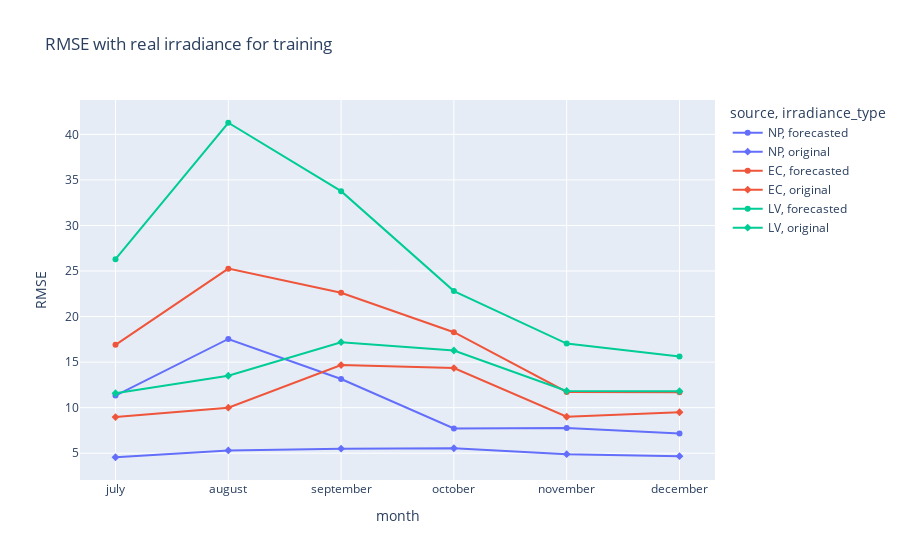
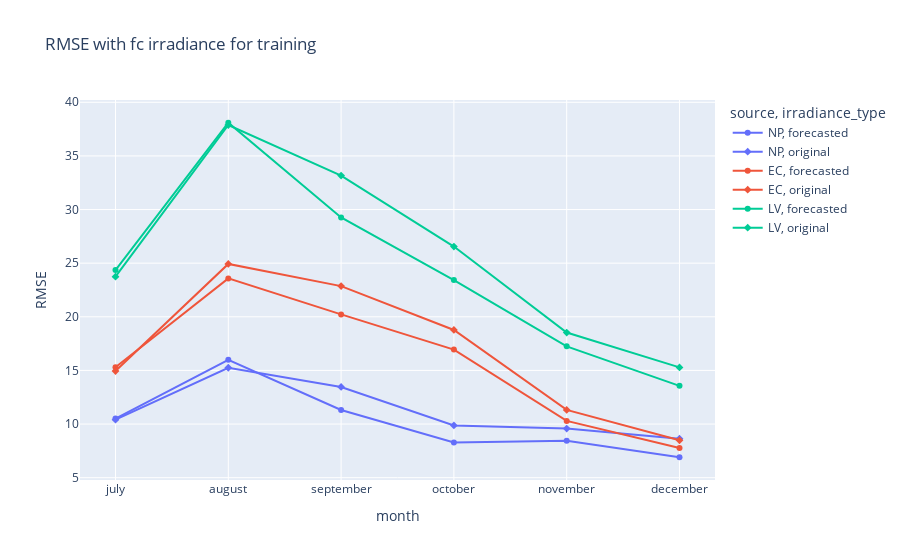

The cell these charts' notebook holds for them, in order:
### Code cell
fig = px.line(df_results_quantile_real_irradiance_4_training, x = 'month', y = 'RMSE', color = 'source', symbol = 'irradiance_type', hover_name = 'irradiance_type', title = ' RMSE with real irradiance for training')
fig.show()
fig = px.line(df_results_quantile_fc_irradiance_4_training, x = 'month', y = 'RMSE', color = 'source', symbol = 'irradiance_type', hover_name = 'irradiance_type', title = 'RMSE with fc irradiance for training')
fig.show()

### Figure 1 — Plotly figure (JSON) as saved in the notebook; plotly's stock layout.template omitted (floating-point values rounded to 4 significant figures)
{"data": [{"hovertemplate": "<b>%{hovertext}</b><br><br>source=NP<br>irradiance_type=forecasted<br>month=%{x}<br>RMSE=%{y}<extra></extra>", "hovertext": ["forecasted", "forecasted", "forecasted", "forecasted", "forecasted", "forecasted"], "legendgroup": "NP, forecasted", "line": {"color": "#636efa", "dash": "solid"}, "marker": {"symbol": "circle"}, "mode": "lines+markers", "name": "NP, forecasted", "orientation": "v", "showlegend": true, "type": "scatter", "x": ["july", "august", "september", "october", "november", "december"], "xaxis": "x", "y": [11.33, 17.54, 13.15, 7.714, 7.775, 7.153], "yaxis": "y"}, {"hovertemplate": "<b>%{hovertext}</b><br><br>source=NP<br>irradiance_type=original<br>month=%{x}<br>RMSE=%{y}<extra></extra>", "hovertext": ["original", "original", "original", "original", "original", "original"], "legendgroup": "NP, original", "line": {"color": "#636efa", "dash": "solid"}, "marker": {"symbol": "diamond"}, "mode": "lines+markers", "name": "NP, original", "orientation": "v", "showlegend": true, "type": "scatter", "x": ["july", "august", "september", "october", "november", "december"], "xaxis": "x", "y": [4.558, 5.304, 5.499, 5.548, 4.897, 4.674], "yaxis": "y"}, {"hovertemplate": "<b>%{hovertext}</b><br><br>source=EC<br>irradiance_type=forecasted<br>month=%{x}<br>RMSE=%{y}<extra></extra>", "hovertext": ["forecasted", "forecasted", "forecasted", "forecasted", "forecasted", "forecasted"], "legendgroup": "EC, forecasted", "line": {"color": "#EF553B", "dash": "solid"}, "marker": {"symbol": "circle"}, "mode": "lines+markers", "name": "EC, forecasted", "orientation": "v", "showlegend": true, "type": "scatter", "x": ["july", "august", "september", "october", "november", "december"], "xaxis": "x", "y": [16.9, 25.26, 22.61, 18.28, 11.72, 11.68], "yaxis": "y"}, {"hovertemplate": "<b>%{hovertext}</b><br><br>source=EC<br>irradiance_type=original<br>month=%{x}<br>RMSE=%{y}<extra></extra>", "hovertext": ["original", "original", "original", "original", "original", "original"], "legendgroup": "EC, original", "line": {"color": "#EF553B", "dash": "solid"}, "marker": {"symbol": "diamond"}, "mode": "lines+markers", "name": "EC, original", "orientation": "v", "showlegend": true, "type": "scatter", "x": ["july", "august", "september", "october", "november", "december"], "xaxis": "x", "y": [8.964, 9.994, 14.68, 14.35, 9.002, 9.495], "yaxis": "y"}, {"hovertemplate": "<b>%{hovertext}</b><br><br>source=LV<br>irradiance_type=forecasted<br>month=%{x}<br>RMSE=%{y}<extra></extra>", "hovertext": ["forecasted", "forecasted", "forecasted", "forecasted", "forecasted", "forecasted"], "legendgroup": "LV, forecasted", "line": {"color": "#00cc96", "dash": "solid"}, "marker": {"symbol": "circle"}, "mode": "lines+markers", "name": "LV, forecasted", "orientation": "v", "showlegend": true, "type": "scatter", "x": ["july", "august", "september", "october", "november", "december"], "xaxis": "x", "y": [26.29, 41.27, 33.76, 22.8, 17.03, 15.61], "yaxis": "y"}, {"hovertemplate": "<b>%{hovertext}</b><br><br>source=LV<br>irradiance_type=original<br>month=%{x}<br>RMSE=%{y}<extra></extra>", "hovertext": ["original", "original", "original", "original", "original", "original"], "legendgroup": "LV, original", "line": {"color": "#00cc96", "dash": "solid"}, "marker": {"symbol": "diamond"}, "mode": "lines+markers", "name": "LV, original", "orientation": "v", "showlegend": true, "type": "scatter", "x": ["july", "august", "september", "october", "november", "december"], "xaxis": "x", "y": [11.58, 13.5, 17.19, 16.28, 11.83, 11.8], "yaxis": "y"}], "layout": {"legend": {"title": {"text": "source, irradiance_type"}, "tracegroupgap": 0}, "title": {"text": " RMSE with real irradiance for training"}, "xaxis": {"anchor": "y", "domain": [0, 1], "title": {"text": "month"}}, "yaxis": {"anchor": "x", "domain": [0, 1], "title": {"text": "RMSE"}}}}

### Figure 2 — Plotly figure (JSON) as saved in the notebook; plotly's stock layout.template omitted (floating-point values rounded to 4 significant figures)
{"data": [{"hovertemplate": "<b>%{hovertext}</b><br><br>source=NP<br>irradiance_type=forecasted<br>month=%{x}<br>RMSE=%{y}<extra></extra>", "hovertext": ["forecasted", "forecasted", "forecasted", "forecasted", "forecasted", "forecasted"], "legendgroup": "NP, forecasted", "line": {"color": "#636efa", "dash": "solid"}, "marker": {"symbol": "circle"}, "mode": "lines+markers", "name": "NP, forecasted", "orientation": "v", "showlegend": true, "type": "scatter", "x": ["july", "august", "september", "october", "november", "december"], "xaxis": "x", "y": [10.51, 15.99, 11.31, 8.278, 8.445, 6.905], "yaxis": "y"}, {"hovertemplate": "<b>%{hovertext}</b><br><br>source=NP<br>irradiance_type=original<br>month=%{x}<br>RMSE=%{y}<extra></extra>", "hovertext": ["original", "original", "original", "original", "original", "original"], "legendgroup": "NP, original", "line": {"color": "#636efa", "dash": "solid"}, "marker": {"symbol": "diamond"}, "mode": "lines+markers", "name": "NP, original", "orientation": "v", "showlegend": true, "type": "scatter", "x": ["july", "august", "september", "october", "november", "december"], "xaxis": "x", "y": [10.4, 15.25, 13.46, 9.876, 9.579, 8.637], "yaxis": "y"}, {"hovertemplate": "<b>%{hovertext}</b><br><br>source=EC<br>irradiance_type=forecasted<br>month=%{x}<br>RMSE=%{y}<extra></extra>", "hovertext": ["forecasted", "forecasted", "forecasted", "forecasted", "forecasted", "forecasted"], "legendgroup": "EC, forecasted", "line": {"color": "#EF553B", "dash": "solid"}, "marker": {"symbol": "circle"}, "mode": "lines+markers", "name": "EC, forecasted", "orientation": "v", "showlegend": true, "type": "scatter", "x": ["july", "august", "september", "october", "november", "december"], "xaxis": "x", "y": [15.29, 23.58, 20.22, 16.94, 10.29, 7.776], "yaxis": "y"}, {"hovertemplate": "<b>%{hovertext}</b><br><br>source=EC<br>irradiance_type=original<br>month=%{x}<br>RMSE=%{y}<extra></extra>", "hovertext": ["original", "original", "original", "original", "original", "original"], "legendgroup": "EC, original", "line": {"color": "#EF553B", "dash": "solid"}, "marker": {"symbol": "diamond"}, "mode": "lines+markers", "name": "EC, original", "orientation": "v", "showlegend": true, "type": "scatter", "x": ["july", "august", "september", "october", "november", "december"], "xaxis": "x", "y": [14.94, 24.93, 22.86, 18.77, 11.32, 8.481], "yaxis": "y"}, {"hovertemplate": "<b>%{hovertext}</b><br><br>source=LV<br>irradiance_type=forecasted<br>month=%{x}<br>RMSE=%{y}<extra></extra>", "hovertext": ["forecasted", "forecasted", "forecasted", "forecasted", "forecasted", "forecasted"], "legendgroup": "LV, forecasted", "line": {"color": "#00cc96", "dash": "solid"}, "marker": {"symbol": "circle"}, "mode": "lines+markers", "name": "LV, forecasted", "orientation": "v", "showlegend": true, "type": "scatter", "x": ["july", "august", "september", "october", "november", "december"], "xaxis": "x", "y": [24.35, 38.09, 29.27, 23.42, 17.24, 13.56], "yaxis": "y"}, {"hovertemplate": "<b>%{hovertext}</b><br><br>source=LV<br>irradiance_type=original<br>month=%{x}<br>RMSE=%{y}<extra></extra>", "hovertext": ["original", "original", "original", "original", "original", "original"], "legendgroup": "LV, original", "line": {"color": "#00cc96", "dash": "solid"}, "marker": {"symbol": "diamond"}, "mode": "lines+markers", "name": "LV, original", "orientation": "v", "showlegend": true, "type": "scatter", "x": ["july", "august", "september", "october", "november", "december"], "xaxis": "x", "y": [23.74, 37.88, 33.17, 26.55, 18.53, 15.28], "yaxis": "y"}], "layout": {"legend": {"title": {"text": "source, irradiance_type"}, "tracegroupgap": 0}, "title": {"text": "RMSE with fc irradiance for training"}, "xaxis": {"anchor": "y", "domain": [0, 1], "title": {"text": "month"}}, "yaxis": {"anchor": "x", "domain": [0, 1], "title": {"text": "RMSE"}}}}
